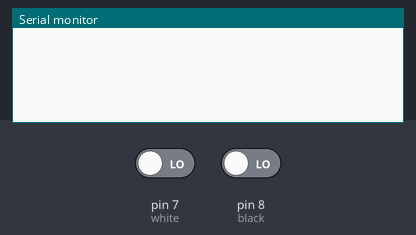
Bench run of a sketch on a simulated Arduino Uno, built with avr-gcc and run on an emulated ATmega328P. Parts: the last lines printed to the serial monitor. The inputs (shaded band) are chosen by the test bench; at power-on: pin 7 (white) LOW, pin 8 (black) LOW.

Above: at 1.2 s.
1.3 s: pin 7 (white) driven HIGH
At 1.76 s:
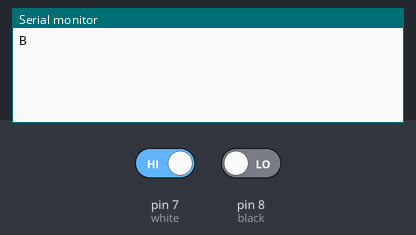
3.5 s: pin 8 (black) driven HIGH
At 3.96 s:
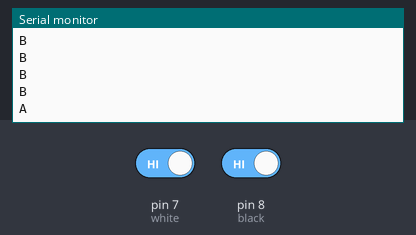

Measured:
- after the input at 1.3 s, the serial monitor: prints a new line after 0.30 s (image 1)
- after the input at 3.5 s, the serial monitor: prints a new line after 0.30 s (image 2)

The sketch:

pro26.ino.ino
```cpp
int black = 8;
int white = 7;
int lsw = 0;
int rsw = 0;

void setup() {
  // put your setup code here, to run once:
  Serial.begin(9600);
  pinMode(black,INPUT);
  pinMode(white,INPUT);
}

void loop() {
  // put your main code here, to run repeatedly:


  lsw = digitalRead(black);
  rsw = digitalRead(white);
  delay(200);


  if (lsw == HIGH) {
    Serial.println('A');
  }else if(rsw == HIGH) {
    Serial.println('B');
  }

}
```
